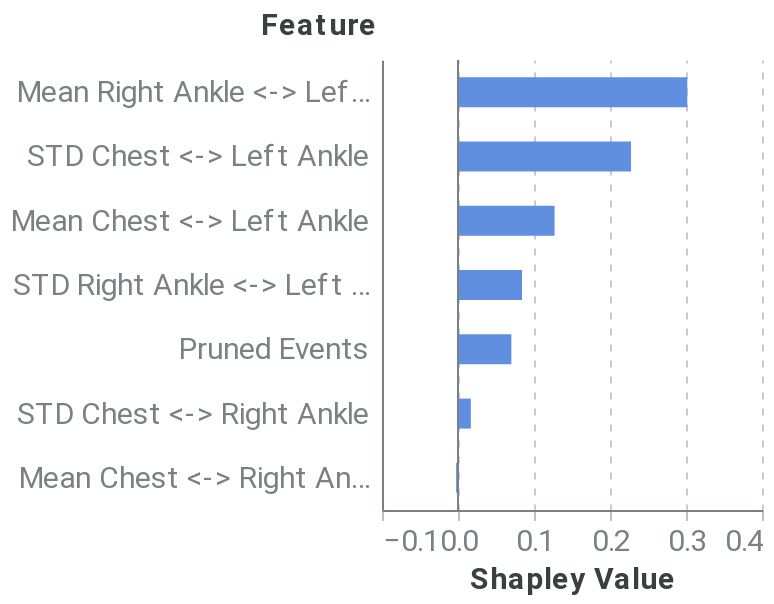

Notebook source saved alongside this figure:
### Markdown cell above
##### Feature-level explanation

### Code cell
feature_dict = {'rs': 42, 'nsamples': 32000, 'feature_names': model_features, 'plot_features': plot_feats}
feature_data = local_feat(f_hs, pos_x_data, feature_dict, positive_sequence_id, sequence_id_feat, average_event, pruning_idx)
feature_plot = plot_feat_barplot(feature_data, feature_dict.get('top_feats'), feature_dict.get('plot_features'))
feature_plot

### Figure 1 — Vega-Lite specification as saved in the notebook (floating-point values rounded to 4 significant figures)
{"config": {"axis": {"domain": true, "domainColor": "#798184", "grid": false, "gridColor": "#798184", "gridOpacity": 0.5, "gridDash": [3, 5], "gridWidth": 0.8, "gridCap": "round", "labelPadding": 3, "labelFont": "Roboto", "labelColor": "#798184", "tickSize": 5, "tickColor": "#798184", "tickOpacity": 0.5, "titleColor": "#384140", "titleFont": "Roboto", "titleFontSize": 12}, "axisBand": {"domain": true, "ticks": false, "labelPadding": 7}, "axisY": {"domain": false, "titleAlign": "left", "titleAngle": 0, "titleX": -20, "titleY": -10}, "legend": {"labelColor": "#798184", "labelFontSize": 12, "symbolSize": 40, "titleColor": "#384140", "titleFontSize": 12, "titlePadding": 10, "titleFont": "Roboto", "labelFont": "Roboto"}, "line": {"stroke": "#618FE0", "strokeWidth": 2}, "rule": {"stroke": "#798184"}, "path": {"stroke": "#618FE0", "strokeWidth": 0.5}, "rect": {"fill": "#618FE0"}, "point": {"filled": true, "shape": "circle"}, "shape": {"stroke": "#618FE0"}, "bar": {"fill": "#618FE0", "stroke": null}, "text": {"font": "Roboto", "color": "#384140", "fontSize": 12}, "arc": {"stroke": "#fff", "strokeWidth": 1}, "range": {"category": ["#618FE0", "#50D0B0", "#E17560", "#E8B474", "#D889C4", "#34A3BC", "#A583A4"], "ramp": ["#001854", "#002f72", "#04478e", "#1e5fab", "#4477c5", "#6290e1", "#7ea9fd", "#9ec7ff", "#bde4ff"], "heatmap": ["#001854", "#002f72", "#04478e", "#1e5fab", "#4477c5", "#6290e1", "#7ea9fd", "#9ec7ff", "#bde4ff"], "diverging": ["#003b26", "#006b52", "#1aa082", "#55d5b5", "#f5f5f5", "#ffaa92", "#d16f5b", "#9e392c", "#650200"]}, "title": {"anchor": "start", "fontSize": 20, "color": "#384140", "fontWeight": "bold", "offset": 20, "font": "Roboto", "subtitleColor": "#384140", "subtitleFontSize": 16}, "header": {"labelFontSize": 12, "titleFontSize": 16, "labelColor": "#384140", "titleColor": "#384140", "titleFont": "Roboto", "labelFont": "Roboto"}, "group": {"fill": "white"}, "background": "white", "view": {"stroke": "transparent", "continuousHeight": 300, "continuousWidth": 400}}, "layer": [{"data": {"name": "data-2a27ddc94f3988c3457fa8a1a62221a7"}, "mark": {"type": "bar", "size": 15, "thickness": 1}, "encoding": {"x": {"type": "quantitative", "axis": {"grid": true, "labelFontSize": 15, "title": "Shapley Value", "titleFontSize": 15}, "field": "Shapley Value", "scale": {"domain": [-0.1, 0.4]}}, "y": {"type": "nominal", "axis": {"labelFontSize": 15, "title": "Feature", "titleFontSize": 15, "titleX": -61}, "field": "Feature", "sort": {"field": "sort_col", "order": "descending"}}}}, {"data": {"name": "data-9c00aa9dc2b1c1a0b4bf9b34ead12925"}, "mark": {"type": "rule", "color": "#798184"}, "encoding": {"x": {"type": "quantitative", "field": "x"}}}], "height": 225, "width": 190, "$schema": "https://vega.github.io/schema/vega-lite/v4.8.1.json", "datasets": {"data-2a27ddc94f3988c3457fa8a1a62221a7": [{"Random seed": 42, "NSamples": 32000, "Feature": "Mean Chest <-> Right Ankle", "Shapley Value": -0.002467, "sort_col": 0.002467}, {"Random seed": 42, "NSamples": 32000, "Feature": "STD Chest <-> Right Ankle", "Shapley Value": 0.01688, "sort_col": 0.01688}, {"Random seed": 42, "NSamples": 32000, "Feature": "Mean Chest <-> Left Ankle", "Shapley Value": 0.1271, "sort_col": 0.1271}, {"Random seed": 42, "NSamples": 32000, "Feature": "STD Chest <-> Left Ankle", "Shapley Value": 0.2277, "sort_col": 0.2277}, {"Random seed": 42, "NSamples": 32000, "Feature": "Mean Right Ankle <-> Left Ankle", "Shapley Value": 0.3017, "sort_col": 0.3017}, {"Random seed": 42, "NSamples": 32000, "Feature": "STD Right Ankle <-> Left Ankle", "Shapley Value": 0.08425, "sort_col": 0.08425}, {"Random seed": 42, "NSamples": 32000, "Feature": "Pruned Events", "Shapley Value": 0.07019, "sort_col": 0.07019}], "data-9c00aa9dc2b1c1a0b4bf9b34ead12925": [{"x": 0}]}}
